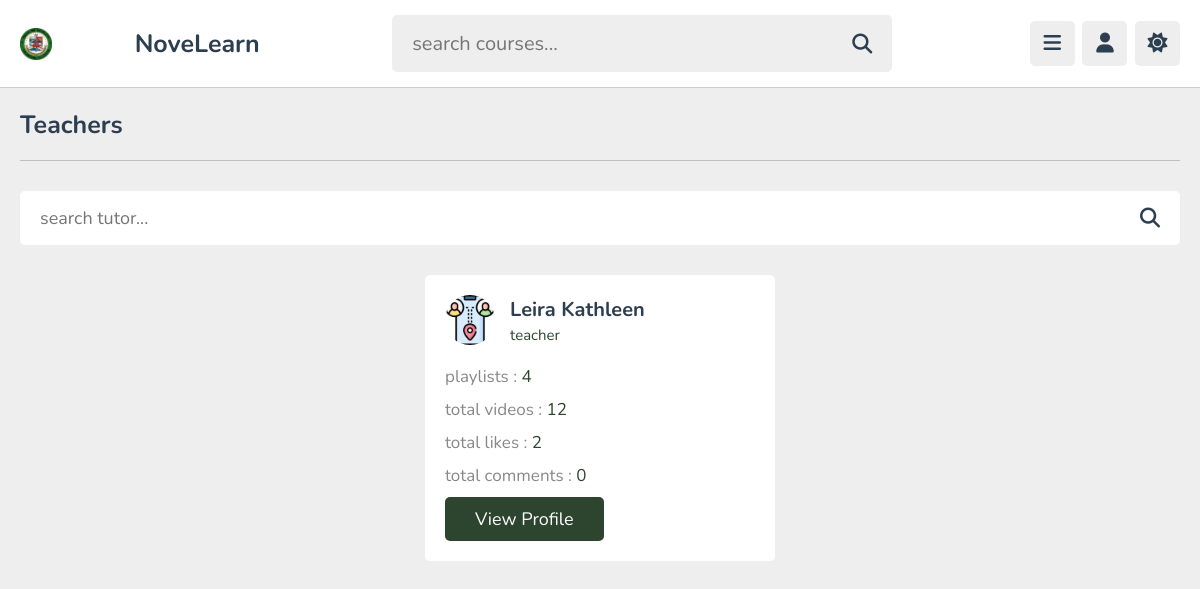
/teachers.php (signed in), run on the app's committed database.
### tables this page shows
CREATE TABLE `tutors` (
  `id` varchar(20) NOT NULL,
  `teacher_number` varchar(20) NOT NULL,
  `fname` varchar(50) NOT NULL,
  `mname` varchar(50) NOT NULL,
  `lname` varchar(50) NOT NULL,
  `dob` date NOT NULL,
  `address` varchar(100) NOT NULL,
  `profession` varchar(50) NOT NULL,
  `email` varchar(50) NOT NULL,
  `contactnum` varchar(50) NOT NULL,
  `password` varchar(50) NOT NULL,
  `image` varchar(100) NOT NULL
);

### teachers.php (the view, shortened to what this page needs)
<?php
include 'components/connect.php';
?>
<!DOCTYPE html>
<html lang="en">
<head>
   <link rel="stylesheet" href="https://cdnjs.cloudflare.com/ajax/libs/font-awesome/6.2.0/css/all.min.css">
   <link rel="stylesheet" href="css/style.css">
</head>
<body>
<?php include 'components/user_header.php'; ?>
<section class="teachers">
   <h1 class="heading">Teachers</h1>
   <form action="search_tutor.php" method="post" class="search-tutor">
      <input type="text" name="search_tutor" maxlength="100" placeholder="search tutor..." required>
      <button type="submit" name="search_tutor_btn" class="fas fa-search"></button>
   </form>
   <div class="box-container">
      <?php
         $select_tutors = $conn->prepare("SELECT * FROM `tutors`");
         $select_tutors->execute();
         if($select_tutors->rowCount() > 0){
            while($fetch_tutor = $select_tutors->fetch(PDO::FETCH_ASSOC)){
               $tutor_id = $fetch_tutor['id'];
               $count_playlists = $conn->prepare("SELECT * FROM `playlist` WHERE tutor_id = ?");
               $count_playlists->execute([$tutor_id]);
               $total_playlists = $count_playlists->rowCount();
               $count_contents = $conn->prepare("SELECT * FROM `content` WHERE tutor_id = ?");
               $count_contents->execute([$tutor_id]);
               $total_contents = $count_contents->rowCount();
               $count_likes = $conn->prepare("SELECT * FROM `likes` WHERE tutor_id = ?");
               $count_likes->execute([$tutor_id]);
               $total_likes = $count_likes->rowCount();
               $count_comments = $conn->prepare("SELECT * FROM `comments` WHERE tutor_id = ?");
               $count_comments->execute([$tutor_id]);
               $total_comments = $count_comments->rowCount();
      ?>
      <div class="box">
         <div class="tutor">
            <img src="uploaded_files/<?= $fetch_tutor['image']; ?>" alt="">
            <div>
               <h3><?= $fetch_tutor['fname']; ?></h3>
               <span><?= $fetch_tutor['profession']; ?></span>
            </div>
         </div>
         <p>playlists : <span><?= $total_playlists; ?></span></p>
         <p>total videos : <span><?= $total_contents ?></span></p>
         <p>total likes : <span><?= $total_likes ?></span></p>
         <p>total comments : <span><?= $total_comments ?></span></p>
         <form action="tutor_profile.php" method="post">
            <input type="submit" value="view profile" name="tutor_fetch" class="inline-btn">
         </form>
      </div>
      <?php
            }
         }else{
            echo '<p class="empty">no tutors found!</p>';
         }
      ?>
   </div>
</section>
</body>
</html>

### css/style.css (style rules this page uses)
:root { --main-color:#2D452F; --red:#e74c3c; --oragen:#f39c12; --white:#fff; --black:#2c3e50; --light-color:#888; --light-bg:#eee; --border:.1rem solid rgba(0,0,0,.2); }
* { font-family: 'Nunito', sans-serif; margin: 0; padding: 0; box-sizing: border-box; outline: none; border: none; text-decoration: none; }
html { font-size: 62.5%; overflow-x: hidden; }
body { background-color: var(--light-bg); padding-left: 30rem; }
section { padding:2rem; max-width: 1200px; margin: 0 auto; }
.btn, .option-btn, .delete-btn, .inline-btn, .inline-option-btn, .inline-delete-btn { border-radius: .5rem; padding: 1rem 3rem; font-size: 1.8rem; color: #fff; margin-top: 1rem; text-transform: capitalize; cursor: pointer; text-align: center; }
.inline-btn, .inline-option-btn, .inline-delete-btn { display: inline-block; }
.btn, .inline-btn { background-color: var(--main-color); }
.heading { padding-bottom: 1.8rem; border-bottom: var(--border); font-size: 2.5rem; color: var(--black); text-transform: capitalize; margin-bottom: 3rem; }
.teachers .search-tutor { margin-bottom: 3rem; display: flex; align-items: center; gap: 1.5rem; padding: 1.5rem 2rem; background-color: var(--white); border-radius: .5rem; }
.teachers .search-tutor input { width: 100%; font-size: 1.8rem; color: var(--black); background: none; }
.teachers .search-tutor button { font-size: 2rem; cursor: pointer; color: var(--black); background: none; }
.teachers .box-container { display: grid; grid-template-columns: repeat(auto-fit, 35rem); gap: 1.5rem; align-items: flex-start; justify-content: center; }
.teachers .box-container .box { border-radius: .5rem; padding: 2rem; background-color: var(--white); }
.teachers .box-container .box .tutor { margin-bottom: 1rem; display: flex; align-items: center; gap: 1.5rem; }
.teachers .box-container .box .tutor img { height: 5rem; width: 5rem; object-fit: cover; border-radius: 50%; }
.teachers .box-container .box .tutor h3 { color: var(--black); font-size: 2rem; margin-bottom: .2rem; }
.teachers .box-container .box .tutor span { color: var(--main-color); font-size: 1.5rem; }
.teachers .box-container .box p { padding-top: 1rem; font-size: 1.7rem; color: var(--light-color); }
.teachers .box-container .box p span { color: var(--main-color); }
@media (max-width:1200px) { body { padding-left: 0; } }

### data on the page
tutors: image (picture), fname "Leira Kathleen", profession "teacher", total_playlists "4", total_contents "12", total_likes "2", total_comments "0"
